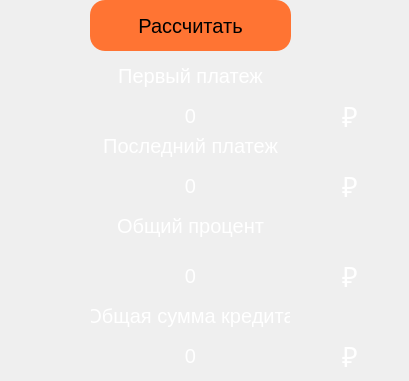
      <widget class="QWidget" name="differential">
       <property name="whatsThis">
        <string/>
       </property>
       <attribute name="title">
        <string>Дифференцированный</string>
       </attribute>
       <widget class="QPushButton" name="pushButton_27">
        <property name="geometry">
         <rect>
          <x>300</x>
          <y>340</y>
          <width>100</width>
          <height>32</height>
         </rect>
        </property>
        <property name="font">
         <font>
          <pointsize>20</pointsize>
         </font>
        </property>
        <property name="styleSheet">
         <string notr="true">color:white;</string>
        </property>
        <property name="text">
         <string>₽</string>
        </property>
        <property name="flat">
         <bool>true</bool>
        </property>
       </widget>
       <widget class="QPushButton" name="pushButton_28">
        <property name="geometry">
         <rect>
          <x>300</x>
          <y>170</y>
          <width>100</width>
          <height>32</height>
         </rect>
        </property>
        <property name="font">
         <font>
          <pointsize>20</pointsize>
         </font>
        </property>
        <property name="styleSheet">
         <string notr="true">color:white;</string>
        </property>
        <property name="text">
         <string>₽</string>
        </property>
        <property name="flat">
         <bool>true</bool>
        </property>
       </widget>
       <widget class="QLabel" name="last_payment">
        <property name="geometry">
         <rect>
          <x>90</x>
          <y>170</y>
          <width>201</width>
          <height>31</height>
         </rect>
        </property>
        <property name="font">
         <font>
          <pointsize>15</pointsize>
         </font>
        </property>
        <property name="styleSheet">
         <string notr="true">color:white;</string>
        </property>
        <property name="text">
         <string>0</string>
        </property>
        <property name="alignment">
         <set>Qt::AlignCenter</set>
        </property>
       </widget>
       <widget class="QPushButton" name="pushButton_29">
        <property name="geometry">
         <rect>
          <x>90</x>
          <y>300</y>
          <width>201</width>
          <height>31</height>
         </rect>
        </property>
        <property name="font">
         <font>
          <pointsize>15</pointsize>
         </font>
        </property>
        <property name="styleSheet">
         <string notr="true">color:white;</string>
        </property>
        <property name="text">
         <string>Общая сумма кредита</string>
        </property>
        <property name="flat">
         <bool>true</bool>
        </property>
       </widget>
       <widget class="QPushButton" name="pushButton_30">
        <property name="geometry">
         <rect>
          <x>90</x>
          <y>60</y>
          <width>201</width>
          <height>31</height>
         </rect>
        </property>
        <property name="font">
         <font>
          <pointsize>15</pointsize>
         </font>
        </property>
        <property name="styleSheet">
         <string notr="true">color:white;</string>
        </property>
        <property name="text">
         <string>Первый платеж</string>
        </property>
        <property name="flat">
         <bool>true</bool>
        </property>
       </widget>
       <widget class="QLabel" name="amount_overpay_diff">
        <property name="geometry">
         <rect>
          <x>90</x>
          <y>260</y>
          <width>201</width>
          <height>31</height>
         </rect>
        </property>
        <property name="font">
         <font>
          <pointsize>15</pointsize>
         </font>
        </property>
        <property name="styleSheet">
         <string notr="true">color:white;</string>
        </property>
        <property name="text">
         <string>0</string>
        </property>
        <property name="alignment">
         <set>Qt::AlignCenter</set>
        </property>
       </widget>
       <widget class="QPushButton" name="pushButton_31">
        <property name="geometry">
         <rect>
          <x>90</x>
          <y>210</y>
          <width>201</width>
          <height>31</height>
         </rect>
        </property>
        <property name="font">
         <font>
          <pointsize>15</pointsize>
         </font>
        </property>
        <property name="styleSheet">
         <string notr="true">color:white;</string>
        </property>
        <property name="text">
         <string>Общий процент</string>
        </property>
        <property name="flat">
         <bool>true</bool>
        </property>
       </widget>
       <widget class="QPushButton" name="pushButton_32">
        <property name="geometry">
         <rect>
          <x>300</x>
          <y>260</y>
          <width>100</width>
          <height>32</height>
         </rect>
        </property>
        <property name="font">
         <font>
          <pointsize>20</pointsize>
         </font>
        </property>
        <property name="styleSheet">
         <string notr="true">color:white;</string>
        </property>
        <property name="text">
         <string>₽</string>
        </property>
        <property name="flat">
         <bool>true</bool>
        </property>
       </widget>
       <widget class="QPushButton" name="count_diff">
        <property name="geometry">
         <rect>
          <x>90</x>
          <y>0</y>
          <width>201</width>
          <height>51</height>
         </rect>
        </property>
        <property name="font">
         <font>
          <pointsize>15</pointsize>
         </font>
        </property>
        <property name="styleSheet">
         <string notr="true">QPushButton{
    background-color: #ff7433;
    border-width: 2px;
    border-radius: 15%;
    padding: 6px;
}

QPushButton:pressed{
    background-color: #89827E;
    border-width: 2px;
    border-radius: 15%;
    padding: 6px;
}
</string>
        </property>
        <property name="text">
         <string>Рассчитать</string>
        </property>
       </widget>
       <widget class="QLabel" name="total_cost_diff">
        <property name="geometry">
         <rect>
          <x>90</x>
          <y>340</y>
          <width>201</width>
          <height>31</height>
         </rect>
        </property>
        <property name="font">
         <font>
          <pointsize>15</pointsize>
         </font>
        </property>
        <property name="styleSheet">
         <string notr="true">color:white;</string>
        </property>
        <property name="text">
         <string>0</string>
        </property>
        <property name="alignment">
         <set>Qt::AlignCenter</set>
        </property>
       </widget>
       <widget class="QPushButton" name="pushButton_33">
        <property name="geometry">
         <rect>
          <x>90</x>
          <y>130</y>
          <width>201</width>
          <height>31</height>
         </rect>
        </property>
        <property name="font">
         <font>
          <pointsize>15</pointsize>
         </font>
        </property>
        <property name="styleSheet">
         <string notr="true">color:white;</string>
        </property>
        <property name="text">
         <string>Последний платеж</string>
        </property>
        <property name="flat">
         <bool>true</bool>
        </property>
       </widget>
       <widget class="QLabel" name="first_payment">
        <property name="geometry">
         <rect>
          <x>90</x>
          <y>100</y>
          <width>201</width>
          <height>31</height>
         </rect>
        </property>
        <property name="font">
         <font>
          <pointsize>15</pointsize>
         </font>
        </property>
        <property name="styleSheet">
         <string notr="true">color:white;</string>
        </property>
        <property name="text">
         <string>0</string>
        </property>
        <property name="alignment">
         <set>Qt::AlignCenter</set>
        </property>
       </widget>
       <widget class="QPushButton" name="pushButton_34">
        <property name="geometry">
         <rect>
          <x>300</x>
          <y>100</y>
          <width>100</width>
          <height>32</height>
         </rect>
        </property>
        <property name="font">
         <font>
          <pointsize>20</pointsize>
         </font>
        </property>
        <property name="styleSheet">
         <string notr="true">color:white;</string>
        </property>
        <property name="text">
         <string>₽</string>
        </property>
        <property name="flat">
         <bool>true</bool>
        </property>
       </widget>
      </widget>
